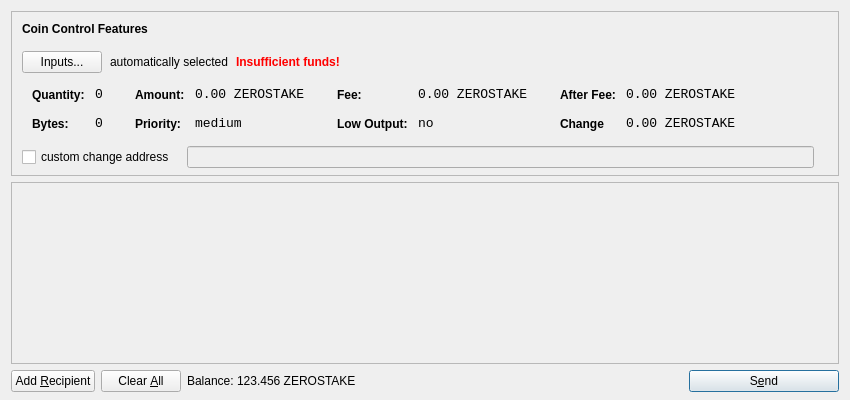
<?xml version="1.0" encoding="UTF-8"?>
<ui version="4.0">
 <class>SendCoinsDialog</class>
 <widget class="QDialog" name="SendCoinsDialog">
  <property name="geometry">
   <rect>
    <x>0</x>
    <y>0</y>
    <width>850</width>
    <height>400</height>
   </rect>
  </property>
  <property name="windowTitle">
   <string>Send Coins</string>
  </property>
  <layout class="QVBoxLayout" name="verticalLayout" stretch="0,1,0">
   <property name="bottomMargin">
    <number>8</number>
   </property>
   <item>
    <widget class="QFrame" name="frameCoinControl">
     <property name="sizePolicy">
      <sizepolicy hsizetype="Expanding" vsizetype="Expanding">
       <horstretch>0</horstretch>
       <verstretch>0</verstretch>
      </sizepolicy>
     </property>
     <property name="maximumSize">
      <size>
       <width>16777215</width>
       <height>16777215</height>
      </size>
     </property>
     <property name="frameShape">
      <enum>QFrame::StyledPanel</enum>
     </property>
     <property name="frameShadow">
      <enum>QFrame::Sunken</enum>
     </property>
     <layout class="QVBoxLayout" name="verticalLayoutCoinControl2">
      <property name="spacing">
       <number>-1</number>
      </property>
      <property name="leftMargin">
       <number>0</number>
      </property>
      <property name="topMargin">
       <number>0</number>
      </property>
      <property name="rightMargin">
       <number>0</number>
      </property>
      <property name="bottomMargin">
       <number>6</number>
      </property>
      <item>
       <layout class="QVBoxLayout" name="verticalLayoutCoinControl" stretch="0,0,0,0,1">
        <property name="spacing">
         <number>0</number>
        </property>
        <property name="leftMargin">
         <number>10</number>
        </property>
        <property name="topMargin">
         <number>10</number>
        </property>
        <item>
         <layout class="QHBoxLayout" name="horizontalLayoutCoinControl1">
          <property name="bottomMargin">
           <number>15</number>
          </property>
          <item>
           <widget class="QLabel" name="labelCoinControlFeatures">
            <property name="sizePolicy">
             <sizepolicy hsizetype="Preferred" vsizetype="Maximum">
              <horstretch>0</horstretch>
              <verstretch>0</verstretch>
             </sizepolicy>
            </property>
            <property name="font">
             <font>
              <weight>75</weight>
              <bold>true</bold>
             </font>
            </property>
            <property name="styleSheet">
             <string notr="true">font-weight:bold;</string>
            </property>
            <property name="text">
             <string>Coin Control Features</string>
            </property>
           </widget>
          </item>
         </layout>
        </item>
        <item>
         <layout class="QHBoxLayout" name="horizontalLayoutCoinControl2" stretch="0,0,0,0">
          <property name="spacing">
           <number>8</number>
          </property>
          <property name="bottomMargin">
           <number>10</number>
          </property>
          <item>
           <widget class="QPushButton" name="pushButtonCoinControl">
            <property name="styleSheet">
             <string notr="true"/>
            </property>
            <property name="text">
             <string>Inputs...</string>
            </property>
           </widget>
          </item>
          <item>
           <widget class="QLabel" name="labelCoinControlAutomaticallySelected">
            <property name="text">
             <string>automatically selected</string>
            </property>
            <property name="margin">
             <number>5</number>
            </property>
           </widget>
          </item>
          <item>
           <widget class="QLabel" name="labelCoinControlInsuffFunds">
            <property name="font">
             <font>
              <weight>75</weight>
              <bold>true</bold>
             </font>
            </property>
            <property name="styleSheet">
             <string notr="true">color:red;font-weight:bold;</string>
            </property>
            <property name="text">
             <string>Insufficient funds!</string>
            </property>
            <property name="margin">
             <number>5</number>
            </property>
           </widget>
          </item>
          <item>
           <spacer name="horizontalSpacerCoinControl">
            <property name="orientation">
             <enum>Qt::Horizontal</enum>
            </property>
            <property name="sizeHint" stdset="0">
             <size>
              <width>40</width>
              <height>1</height>
             </size>
            </property>
           </spacer>
          </item>
         </layout>
        </item>
        <item>
         <widget class="QWidget" name="widgetCoinControl" native="true">
          <property name="sizePolicy">
           <sizepolicy hsizetype="Preferred" vsizetype="Preferred">
            <horstretch>0</horstretch>
            <verstretch>0</verstretch>
           </sizepolicy>
          </property>
          <property name="minimumSize">
           <size>
            <width>0</width>
            <height>0</height>
           </size>
          </property>
          <property name="styleSheet">
           <string notr="true"/>
          </property>
          <layout class="QHBoxLayout" name="horizontalLayoutCoinControl5">
           <property name="margin">
            <number>0</number>
           </property>
           <item>
            <layout class="QHBoxLayout" name="horizontalLayoutCoinControl3" stretch="0,0,0,1">
             <property name="spacing">
              <number>20</number>
             </property>
             <property name="topMargin">
              <number>0</number>
             </property>
             <property name="bottomMargin">
              <number>10</number>
             </property>
             <item>
              <layout class="QFormLayout" name="formLayoutCoinControl1">
               <property name="horizontalSpacing">
                <number>10</number>
               </property>
               <property name="verticalSpacing">
                <number>14</number>
               </property>
               <property name="leftMargin">
                <number>10</number>
               </property>
               <property name="topMargin">
                <number>4</number>
               </property>
               <property name="rightMargin">
                <number>6</number>
               </property>
               <item row="0" column="0">
                <widget class="QLabel" name="labelCoinControlQuantityText">
                 <property name="styleSheet">
                  <string notr="true">font-weight:bold;</string>
                 </property>
                 <property name="text">
                  <string>Quantity:</string>
                 </property>
                 <property name="margin">
                  <number>0</number>
                 </property>
                </widget>
               </item>
               <item row="0" column="1">
                <widget class="QLabel" name="labelCoinControlQuantity">
                 <property name="font">
                  <font>
                   <family>Monospace</family>
                   <pointsize>10</pointsize>
                  </font>
                 </property>
                 <property name="cursor">
                  <cursorShape>IBeamCursor</cursorShape>
                 </property>
                 <property name="contextMenuPolicy">
                  <enum>Qt::ActionsContextMenu</enum>
                 </property>
                 <property name="text">
                  <string>0</string>
                 </property>
                 <property name="margin">
                  <number>0</number>
                 </property>
                 <property name="textInteractionFlags">
                  <set>Qt::LinksAccessibleByMouse|Qt::TextSelectableByKeyboard|Qt::TextSelectableByMouse</set>
                 </property>
                </widget>
               </item>
               <item row="1" column="0">
                <widget class="QLabel" name="labelCoinControlBytesText">
                 <property name="styleSheet">
                  <string notr="true">font-weight:bold;</string>
                 </property>
                 <property name="text">
                  <string>Bytes:</string>
                 </property>
                </widget>
               </item>
               <item row="1" column="1">
                <widget class="QLabel" name="labelCoinControlBytes">
                 <property name="font">
                  <font>
                   <family>Monospace</family>
                   <pointsize>10</pointsize>
                  </font>
                 </property>
                 <property name="cursor">
                  <cursorShape>IBeamCursor</cursorShape>
                 </property>
                 <property name="contextMenuPolicy">
                  <enum>Qt::ActionsContextMenu</enum>
                 </property>
                 <property name="text">
                  <string>0</string>
                 </property>
                 <property name="textInteractionFlags">
                  <set>Qt::LinksAccessibleByMouse|Qt::TextSelectableByKeyboard|Qt::TextSelectableByMouse</set>
                 </property>
                </widget>
               </item>
              </layout>
             </item>
             <item>
              <layout class="QFormLayout" name="formLayoutCoinControl2">
               <property name="horizontalSpacing">
                <number>10</number>
               </property>
               <property name="verticalSpacing">
                <number>14</number>
               </property>
               <property name="leftMargin">
                <number>6</number>
               </property>
               <property name="topMargin">
                <number>4</number>
               </property>
               <property name="rightMargin">
                <number>6</number>
               </property>
               <item row="0" column="0">
                <widget class="QLabel" name="labelCoinControlAmountText">
                 <property name="styleSheet">
                  <string notr="true">font-weight:bold;</string>
                 </property>
                 <property name="text">
                  <string>Amount:</string>
                 </property>
                 <property name="margin">
                  <number>0</number>
                 </property>
                </widget>
               </item>
               <item row="0" column="1">
                <widget class="QLabel" name="labelCoinControlAmount">
                 <property name="font">
                  <font>
                   <family>Monospace</family>
                   <pointsize>10</pointsize>
                  </font>
                 </property>
                 <property name="cursor">
                  <cursorShape>IBeamCursor</cursorShape>
                 </property>
                 <property name="contextMenuPolicy">
                  <enum>Qt::ActionsContextMenu</enum>
                 </property>
                 <property name="text">
                  <string>0.00 ZEROSTAKE</string>
                 </property>
                 <property name="textInteractionFlags">
                  <set>Qt::LinksAccessibleByMouse|Qt::TextSelectableByKeyboard|Qt::TextSelectableByMouse</set>
                 </property>
                </widget>
               </item>
               <item row="1" column="0">
                <widget class="QLabel" name="labelCoinControlPriorityText">
                 <property name="styleSheet">
                  <string notr="true">font-weight:bold;</string>
                 </property>
                 <property name="text">
                  <string>Priority:</string>
                 </property>
                </widget>
               </item>
               <item row="1" column="1">
                <widget class="QLabel" name="labelCoinControlPriority">
                 <property name="font">
                  <font>
                   <family>Monospace</family>
                   <pointsize>10</pointsize>
                  </font>
                 </property>
                 <property name="cursor">
                  <cursorShape>IBeamCursor</cursorShape>
                 </property>
                 <property name="contextMenuPolicy">
                  <enum>Qt::ActionsContextMenu</enum>
                 </property>
                 <property name="text">
                  <string>medium</string>
                 </property>
                 <property name="textInteractionFlags">
                  <set>Qt::LinksAccessibleByMouse|Qt::TextSelectableByKeyboard|Qt::TextSelectableByMouse</set>
                 </property>
                </widget>
               </item>
              </layout>
             </item>
             <item>
              <layout class="QFormLayout" name="formLayoutCoinControl3">
               <property name="horizontalSpacing">
                <number>10</number>
               </property>
               <property name="verticalSpacing">
                <number>14</number>
               </property>
               <property name="leftMargin">
                <number>6</number>
               </property>
               <property name="topMargin">
                <number>4</number>
               </property>
               <property name="rightMargin">
                <number>6</number>
               </property>
               <item row="0" column="0">
                <widget class="QLabel" name="labelCoinControlFeeText">
                 <property name="styleSheet">
                  <string notr="true">font-weight:bold;</string>
                 </property>
                 <property name="text">
                  <string>Fee:</string>
                 </property>
                 <property name="margin">
                  <number>0</number>
                 </property>
                </widget>
               </item>
               <item row="0" column="1">
                <widget class="QLabel" name="labelCoinControlFee">
                 <property name="font">
                  <font>
                   <family>Monospace</family>
                   <pointsize>10</pointsize>
                  </font>
                 </property>
                 <property name="cursor">
                  <cursorShape>IBeamCursor</cursorShape>
                 </property>
                 <property name="contextMenuPolicy">
                  <enum>Qt::ActionsContextMenu</enum>
                 </property>
                 <property name="text">
                  <string>0.00 ZEROSTAKE</string>
                 </property>
                 <property name="textInteractionFlags">
                  <set>Qt::LinksAccessibleByMouse|Qt::TextSelectableByKeyboard|Qt::TextSelectableByMouse</set>
                 </property>
                </widget>
               </item>
               <item row="1" column="0">
                <widget class="QLabel" name="labelCoinControlLowOutputText">
                 <property name="styleSheet">
                  <string notr="true">font-weight:bold;</string>
                 </property>
                 <property name="text">
                  <string>Low Output:</string>
                 </property>
                </widget>
               </item>
               <item row="1" column="1">
                <widget class="QLabel" name="labelCoinControlLowOutput">
                 <property name="font">
                  <font>
                   <family>Monospace</family>
                   <pointsize>10</pointsize>
                  </font>
                 </property>
                 <property name="cursor">
                  <cursorShape>IBeamCursor</cursorShape>
                 </property>
                 <property name="contextMenuPolicy">
                  <enum>Qt::ActionsContextMenu</enum>
                 </property>
                 <property name="text">
                  <string>no</string>
                 </property>
                 <property name="textInteractionFlags">
                  <set>Qt::LinksAccessibleByMouse|Qt::TextSelectableByKeyboard|Qt::TextSelectableByMouse</set>
                 </property>
                </widget>
               </item>
              </layout>
             </item>
             <item>
              <layout class="QFormLayout" name="formLayoutCoinControl4">
               <property name="horizontalSpacing">
                <number>10</number>
               </property>
               <property name="verticalSpacing">
                <number>14</number>
               </property>
               <property name="leftMargin">
                <number>6</number>
               </property>
               <property name="topMargin">
                <number>4</number>
               </property>
               <property name="rightMargin">
                <number>6</number>
               </property>
               <item row="0" column="0">
                <widget class="QLabel" name="labelCoinControlAfterFeeText">
                 <property name="styleSheet">
                  <string notr="true">font-weight:bold;</string>
                 </property>
                 <property name="text">
                  <string>After Fee:</string>
                 </property>
                 <property name="margin">
                  <number>0</number>
                 </property>
                </widget>
               </item>
               <item row="0" column="1">
                <widget class="QLabel" name="labelCoinControlAfterFee">
                 <property name="font">
                  <font>
                   <family>Monospace</family>
                   <pointsize>10</pointsize>
                  </font>
                 </property>
                 <property name="cursor">
                  <cursorShape>IBeamCursor</cursorShape>
                 </property>
                 <property name="contextMenuPolicy">
                  <enum>Qt::ActionsContextMenu</enum>
                 </property>
                 <property name="text">
                  <string>0.00 ZEROSTAKE</string>
                 </property>
                 <property name="textInteractionFlags">
                  <set>Qt::LinksAccessibleByMouse|Qt::TextSelectableByKeyboard|Qt::TextSelectableByMouse</set>
                 </property>
                </widget>
               </item>
               <item row="1" column="0">
                <widget class="QLabel" name="labelCoinControlChangeText">
                 <property name="styleSheet">
                  <string notr="true">font-weight:bold;</string>
                 </property>
                 <property name="text">
                  <string>Change</string>
                 </property>
                </widget>
               </item>
               <item row="1" column="1">
                <widget class="QLabel" name="labelCoinControlChange">
                 <property name="font">
                  <font>
                   <family>Monospace</family>
                   <pointsize>10</pointsize>
                  </font>
                 </property>
                 <property name="cursor">
                  <cursorShape>IBeamCursor</cursorShape>
                 </property>
                 <property name="contextMenuPolicy">
                  <enum>Qt::ActionsContextMenu</enum>
                 </property>
                 <property name="text">
                  <string>0.00 ZEROSTAKE</string>
                 </property>
                 <property name="textInteractionFlags">
                  <set>Qt::LinksAccessibleByMouse|Qt::TextSelectableByKeyboard|Qt::TextSelectableByMouse</set>
                 </property>
                </widget>
               </item>
              </layout>
             </item>
            </layout>
           </item>
          </layout>
         </widget>
        </item>
        <item>
         <layout class="QHBoxLayout" name="horizontalLayoutCoinControl4" stretch="0,0,0">
          <property name="spacing">
           <number>12</number>
          </property>
          <property name="sizeConstraint">
           <enum>QLayout::SetDefaultConstraint</enum>
          </property>
          <property name="topMargin">
           <number>5</number>
          </property>
          <property name="rightMargin">
           <number>5</number>
          </property>
          <item>
           <widget class="QCheckBox" name="checkBoxCoinControlChange">
            <property name="text">
             <string>custom change address</string>
            </property>
           </widget>
          </item>
          <item>
           <widget class="QLineEdit" name="lineEditCoinControlChange">
            <property name="enabled">
             <bool>false</bool>
            </property>
            <property name="sizePolicy">
             <sizepolicy hsizetype="Expanding" vsizetype="Fixed">
              <horstretch>0</horstretch>
              <verstretch>0</verstretch>
             </sizepolicy>
            </property>
           </widget>
          </item>
          <item>
           <widget class="QLabel" name="labelCoinControlChangeLabel">
            <property name="sizePolicy">
             <sizepolicy hsizetype="Preferred" vsizetype="Expanding">
              <horstretch>0</horstretch>
              <verstretch>0</verstretch>
             </sizepolicy>
            </property>
            <property name="minimumSize">
             <size>
              <width>0</width>
              <height>0</height>
             </size>
            </property>
            <property name="text">
             <string/>
            </property>
            <property name="margin">
             <number>3</number>
            </property>
           </widget>
          </item>
         </layout>
        </item>
        <item>
         <spacer name="verticalSpacerCoinControl">
          <property name="orientation">
           <enum>Qt::Vertical</enum>
          </property>
          <property name="sizeHint" stdset="0">
           <size>
            <width>800</width>
            <height>1</height>
           </size>
          </property>
         </spacer>
        </item>
       </layout>
      </item>
     </layout>
    </widget>
   </item>
   <item>
    <widget class="QScrollArea" name="scrollArea">
     <property name="widgetResizable">
      <bool>true</bool>
     </property>
     <widget class="QWidget" name="scrollAreaWidgetContents">
      <property name="geometry">
       <rect>
        <x>0</x>
        <y>0</y>
        <width>830</width>
        <height>165</height>
       </rect>
      </property>
      <layout class="QVBoxLayout" name="verticalLayout_2">
       <property name="margin">
        <number>0</number>
       </property>
       <item>
        <layout class="QVBoxLayout" name="entries">
         <property name="spacing">
          <number>6</number>
         </property>
        </layout>
       </item>
       <item>
        <spacer name="verticalSpacer">
         <property name="orientation">
          <enum>Qt::Vertical</enum>
         </property>
         <property name="sizeHint" stdset="0">
          <size>
           <width>20</width>
           <height>40</height>
          </size>
         </property>
        </spacer>
       </item>
      </layout>
     </widget>
    </widget>
   </item>
   <item>
    <layout class="QHBoxLayout" name="horizontalLayout">
     <item>
      <widget class="QPushButton" name="addButton">
       <property name="toolTip">
        <string>Send to multiple recipients at once</string>
       </property>
       <property name="text">
        <string>Add &amp;Recipient</string>
       </property>
       <property name="icon">
        <iconset resource="../bitcoin.qrc">
         <normaloff>:/icons/add</normaloff>:/icons/add</iconset>
       </property>
       <property name="autoDefault">
        <bool>false</bool>
       </property>
      </widget>
     </item>
     <item>
      <widget class="QPushButton" name="clearButton">
       <property name="sizePolicy">
        <sizepolicy hsizetype="Minimum" vsizetype="Fixed">
         <horstretch>0</horstretch>
         <verstretch>0</verstretch>
        </sizepolicy>
       </property>
       <property name="toolTip">
        <string>Remove all transaction fields</string>
       </property>
       <property name="text">
        <string>Clear &amp;All</string>
       </property>
       <property name="icon">
        <iconset resource="../bitcoin.qrc">
         <normaloff>:/icons/remove</normaloff>:/icons/remove</iconset>
       </property>
       <property name="autoRepeatDelay">
        <number>300</number>
       </property>
       <property name="autoDefault">
        <bool>false</bool>
       </property>
      </widget>
     </item>
     <item>
      <layout class="QHBoxLayout" name="horizontalLayout_2">
       <property name="spacing">
        <number>3</number>
       </property>
       <item>
        <widget class="QLabel" name="label">
         <property name="sizePolicy">
          <sizepolicy hsizetype="Preferred" vsizetype="Fixed">
           <horstretch>0</horstretch>
           <verstretch>0</verstretch>
          </sizepolicy>
         </property>
         <property name="text">
          <string>Balance:</string>
         </property>
        </widget>
       </item>
       <item>
        <widget class="QLabel" name="labelBalance">
         <property name="sizePolicy">
          <sizepolicy hsizetype="Preferred" vsizetype="Fixed">
           <horstretch>0</horstretch>
           <verstretch>0</verstretch>
          </sizepolicy>
         </property>
         <property name="cursor">
          <cursorShape>IBeamCursor</cursorShape>
         </property>
         <property name="text">
          <string>123.456 ZEROSTAKE</string>
         </property>
         <property name="textInteractionFlags">
          <set>Qt::LinksAccessibleByMouse|Qt::TextSelectableByKeyboard|Qt::TextSelectableByMouse</set>
         </property>
        </widget>
       </item>
      </layout>
     </item>
     <item>
      <spacer name="horizontalSpacer">
       <property name="orientation">
        <enum>Qt::Horizontal</enum>
       </property>
       <property name="sizeHint" stdset="0">
        <size>
         <width>40</width>
         <height>20</height>
        </size>
       </property>
      </spacer>
     </item>
     <item>
      <widget class="QPushButton" name="sendButton">
       <property name="minimumSize">
        <size>
         <width>150</width>
         <height>0</height>
        </size>
       </property>
       <property name="toolTip">
        <string>Confirm the send action</string>
       </property>
       <property name="text">
        <string>S&amp;end</string>
       </property>
       <property name="icon">
        <iconset resource="../bitcoin.qrc">
         <normaloff>:/icons/send</normaloff>:/icons/send</iconset>
       </property>
       <property name="default">
        <bool>true</bool>
       </property>
      </widget>
     </item>
    </layout>
   </item>
  </layout>
 </widget>
 <resources>
  <include location="../bitcoin.qrc"/>
 </resources>
 <connections/>
</ui>
